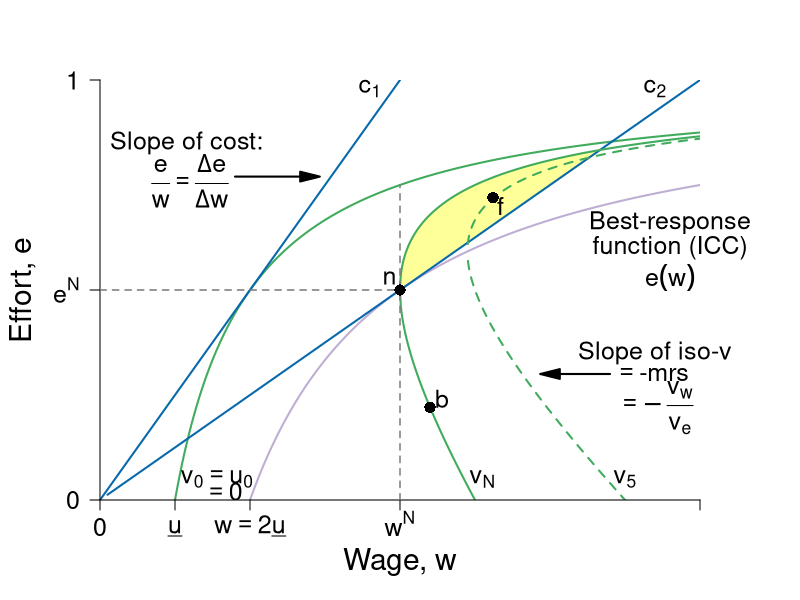

R code for this plot: (Note: this script raises an error after producing the figure.)
require(shape)
pdf(file = "employment/employment_brf_nash_improvinglens.pdf", width = 9, height = 7)

#Set parameters for graphics
axislabelsize <- 1.8
labelsize <- 1.5
namesize <- 1.8
annotatesize <- 1.5
graphlinewidth <- 2
segmentlinewidth <- 1.5

#The equation is below when v = 0. See Wolfram Alpha output. 
isov <- function(w, delta = 5) {
  (w - delta)/w
}

isovhigh1 <- function(w, delta = 5, v = 30){
  (sqrt(w^2 - 4 * delta * v) - w + 2*v)/( 2 * v )
}

isovlow1 <- function(w, delta = 5, v = 30){
  (-sqrt(w^2 - 4 * delta * v) - w + 2*v)/( 2 * v )
}

isovhigh2 <- function(w, delta = 5, v = 15){
  (sqrt(w^2 - 4 * delta * v) - w + 2*v)/( 2 * v )
}

isovlow2 <- function(w, delta = 5, v = 15){
  (-sqrt(w^2 - 4 * delta * v) - w + 2*v)/( 2 * v )
}

isovhigh3 <- function(w, delta = 5, v = 20){
  (sqrt(w^2 - 4 * delta * v) - w + 2*v)/( 2 * v )
}

isovlow3 <- function(w, delta = 5, v = 20){
  (-sqrt(w^2 - 4 * delta * v) - w + 2*v)/( 2 * v )
}

brfFn <- function(w, delta = 5) {
  1 - (2*delta) /w
}

isovhigh <- function(w, delta = 5, v = 20){
  (sqrt(w^2 - 4 * delta * v) - w + 2*v)/(2 * v )
}

#This is evaluated for p = 12; q = 12/(8*sqrt(12^2 - 4*delta1*v1)) - 1/8 for the slope
#At p = 12; q = (-sqrt(12^2 - 4*v1*delta1) - 12 + 2*v1)/(2*v1) = 0.799
tangencyLine <- function(w){
  (w*(0.05))
}

solowCondition2 <- function(w, delta = 5){
  (w*(1/(8*delta)))
}

solowCondition1 <- function(w, delta = 5, slope = 4){
  (w*(1/(slope*delta)))
}


COL <- c("#f7fcf5", "#e5f5e0", "#c7e9c0", "#a1d99b", "#74c476", "#41ab5d", "#238b45", "#005a32", "#ffff99")
#COL <- c("#7fc97f", "#beaed4", "#fdc086", "#ffff99", "#386cb0", "#f0027f", "#bf5b17", "#666666")
COLA <- c("#e0f3db", "#99d8c9","#66c2a4","#41ae76", "#238b45", "#005824")
COLB <- c("#c6dbef", "#4eb3d3", "#2b8cbe", "#0868ac","#084081")
COLC <- c("#fcfbfd", "#efedf5", "#dadaeb", "#bcbddc", "#9e9ac8", "#807dba", "#6a51a3", "#54278f", "#3f007d")
grays <- gray.colors(25, start = 1, end = 0)

grays <- gray.colors(25, start = 1, end = 0)
par(mar =  c(5, 5, 4, 5))
xlims <- c(0, 40)
ylims <- c(0, 1)

plot(0, 0, xlim = xlims, ylim = ylims, type = "n",
     xlab = expression(paste("Wage, ", w)),
     ylab = expression(paste("Effort, ", e)),
     xaxt = "n", 
     yaxt = "n", 
     cex.lab = axislabelsize, 
     line = 3,
     bty = "n", 
     xaxs="i", 
     yaxs="i")


npts <- 500 
npts2 <- 501
#Specify the sequences of points for graphing. 
xx0 <- seq(5, xlims[2], length.out = npts)
xx1 <- seq(10, xlims[2], length.out = npts)
xx2 <- seq(5, 15, length.out = npts)
xx3 <- seq(10, xlims[2], length.out = npts2)
xx4 <- seq(xlims[1], 10, length.out = npts2)
#For below, I solved sqrt(p^2 - 200) - p + 200/p = 0, getting p = 10*sqrt(2) = 14.14214
xx5 <- seq(18.43909, xlims[2], length.out = npts2)
xx6 <- seq(18.43909, 41, length.out = npts2)
xx7 <- seq(20, xlims[2], length.out = npts2)
xx8 <- seq(xlims[1], 25, length.out = npts2)
xx9 <- seq(xlims[1] + 0.5, xlims[2], length.out = npts2)
yy1 <- isovhigh(xx7, delta = 5, v = 20)
xx10 <- seq(xlims[1], 20, length.out = npts)


polygon(c(xx7, xx7[340]), c(yy1, yy1[340]), col = COL[9], density = NULL, border = NA)

#Draw the lines for the graphs
lines(xx1, brfFn(xx1), col = "#beaed4", lwd = graphlinewidth)
lines(xx0, isov(xx0, delta = 5), col = COL[6], lwd = graphlinewidth)

lines(xx9, solowCondition2(xx9, delta = 5), col = COLB[4], lwd = graphlinewidth)
lines(xx10, solowCondition1(xx10, delta = 5), col = COLB[4], lwd = graphlinewidth)
#lines(xx3, isovhigh1(xx3, v = 5, delta = 5), col = COL[4], lwd = graphlinewidth)
#lines(xx4, isovlow1(xx4, v = 5, delta = 5), col = COL[4], lwd = graphlinewidth)
#lines(xx5, isovhigh2(xx5, v = 17, delta = 5), col = COL[5], lwd = graphlinewidth)
#lines(xx6, isovlow2(xx6, v = 17, delta = 5), col = COL[5], lwd = graphlinewidth)
lines(xx7, isovhigh3(xx7, v = 20, delta = 5), col = COL[6], lwd = graphlinewidth)
lines(xx8, isovlow3(xx8, v = 20, delta = 5), col = COL[6], lwd = graphlinewidth)
lines(xx5, isovhigh1(xx5, v = 30, delta = 5), col = COL[6], lwd = graphlinewidth, lty = 2)
lines(xx6, isovlow1(xx6, v = 30, delta = 5), col = COL[6], lwd = graphlinewidth, lty = 2)

#Customize ticks and labels for the plot
ticksy <- c(0,  0.5, 1)
#ylabels <- c(0, expression(paste(frac(1,2))), 1)
ylabels <- c(0,  expression(paste(e^N)), 1)
ticksx <- c(0, 5, 10, 20, 40)
xlabels <- c(0, expression(paste(underline(u))) ,expression(paste(w == 2*underline(u))),  expression(paste(w^N)) , NA)
axis(1, at = ticksx, pos = 0, labels = xlabels, cex.axis = labelsize)
axis(2, at = ticksy, pos = 0, labels = ylabels, las = 1, cex.axis = labelsize)

#Annotation of  the three graphs and the NE
text(6, 0.85, expression(paste("Slope of cost: ")), cex = labelsize)
text(6, 0.76, expression(paste( frac(e, w) == frac(Delta*e, Delta*w))), cex = labelsize)
Arrows(9, 0.77, 14, 0.77,  col = "black", lty = 1, lwd = 2, arr.type = "triangle")

text(25.5, 0.05, expression(paste(v[N])), cex = labelsize)
text(38, 0.66, expression(paste("Best-response")), cex = labelsize, xpd = TRUE)
text(38, 0.6, expression(paste("function (ICC)")), cex = labelsize, xpd = TRUE)
text(38, 0.53, expression(paste(e(w))), cex = labelsize, xpd = TRUE)
text(35, 0.05, expression(paste(v[5])), cex = annotatesize)
text(37, 0.98, expression(paste(c[2])), cex = annotatesize)
text(18, 0.98, expression(paste(c[1])), cex = annotatesize)
text(7.8, 0.05, expression(paste(v[0] == u[0])), cex = labelsize)
text(8.2, 0.02, expression(paste(phantom() == 0)), cex = labelsize)


#Lines for the coordinates of the Nash equilbrium
#segments(5, 0, 5, 1, lty = 2, col = "darkgray", lwd = 3)
#segments(10, 0, 10, 0.2, lty = 2, col = "darkgray", lwd = 2)
segments(20, 0, 20, 0.75, lty = 2, col = grays[20], lwd = segmentlinewidth)
segments(0, 0.5, 20, 0.5, lty = 2, col = grays[20], lwd = segmentlinewidth)
#segments(14.14214, 0.15, 14.14214, 0.45, lty = 2, col = "darkgray", lwd = 3)
text(19.3, 0.53, expression(n), cex = labelsize)
#text(13.8, 0.57, expression(paste("Incomplete contract")),cex = labelsize)
#text(14.2, 0.52, expression(paste("Nash equilibrium")),cex = labelsize)

#Arrows and rent label
# 
# Arrows(15, 0.8, 10.8, 0.8,  col = "black", lty = 1, lwd = 2, arr.type = "triangle")
# text(14.8, 0.95, expression(paste("Rent at")))
# text(14.8, 0.9, expression(paste("Incomplete Contract")))
# text(14.8, 0.85, expression(paste("Nash Equilibrium")))

#Arrows and slope of iso-v label
Arrows(34, 0.3, 30, 0.3,  col = "black", lty = 1, lwd = 2, arr.type = "triangle")
text(37, 0.35, expression(paste("Slope of iso-v")), cex = labelsize, xpd =TRUE)
text(37, 0.3, expression(paste(phantom() == "-mrs ")), cex = labelsize)
text(37, 0.22, expression(paste(phantom() == -frac(v[w], v[e]))), cex = labelsize)



#Add a point for the NE
points(20, 0.5, pch = 16, col = "black", cex = 1.5)

#segments(18.4, 0, 18.4, 0.75, lty = 2, col = "darkgray", lwd = 2)
#segments(0, brfFn(w = 18.4), 18.4, brfFn(w = 18.4), lty = 2, col = "darkgray", lwd = 2)
#points(18.4, brfFn(w = 18.4), pch = 16, col = "black", cex = 1.5)

#Add a point for b & complete contract NE label
#points(10, 0.5, pch = 16, col = "black", cex = 1.5)
#text(10.5, 0.47, expression(b))
# text(5, 0.58, expression(paste("Complete Contract")))
# text(5, 0.53, expression(paste("Nash equilibrium")))

#Add a point for c
#Figure out q for p = 14.14214: q = 1 - 2delta/p = 1 - (2*5)/14.14214 =  0.2928934
#points(20, 0.1839422, pch = 16, col = "black", cex = 1.5)
#text(20.8, 0.1839422, expression(c))

points(26.2, 0.72, pch = 16, col = "black", cex = 1.5)
text(26.2 + 0.5, 0.72 - 0.02, expression(f), cex = labelsize)
points(22, isovlow3(22, v = 20, delta = 5), pch = 16, col = "black", cex = 1.5)
text(22 + 0.8, isovlow3(22, v = 20, delta = 5) + 0.02, expression(b), cex = labelsize)

points(10, PCFn(delta = 4, mu = 8), pch = 16, col = "black", cex = labelsize)
text(9.5, PCFn(delta = 4, mu = 8) + 0.03, expression(paste(c)),cex = labelsize)


#Add a point for f. referred to in the text
#points(12, 0.82, pch = 16, col = "black", cex = 1.2)
#text(12, 0.85, expression(paste("NE")))

#Arrow to Pareto-improving Lens
#Arrows(20, 0.8, 23.8, 0.68, col = "black", lty = 1, lwd = 3)
#text(20, 0.82, expression(paste("Pareto-Improving Lens")))

dev.off()
